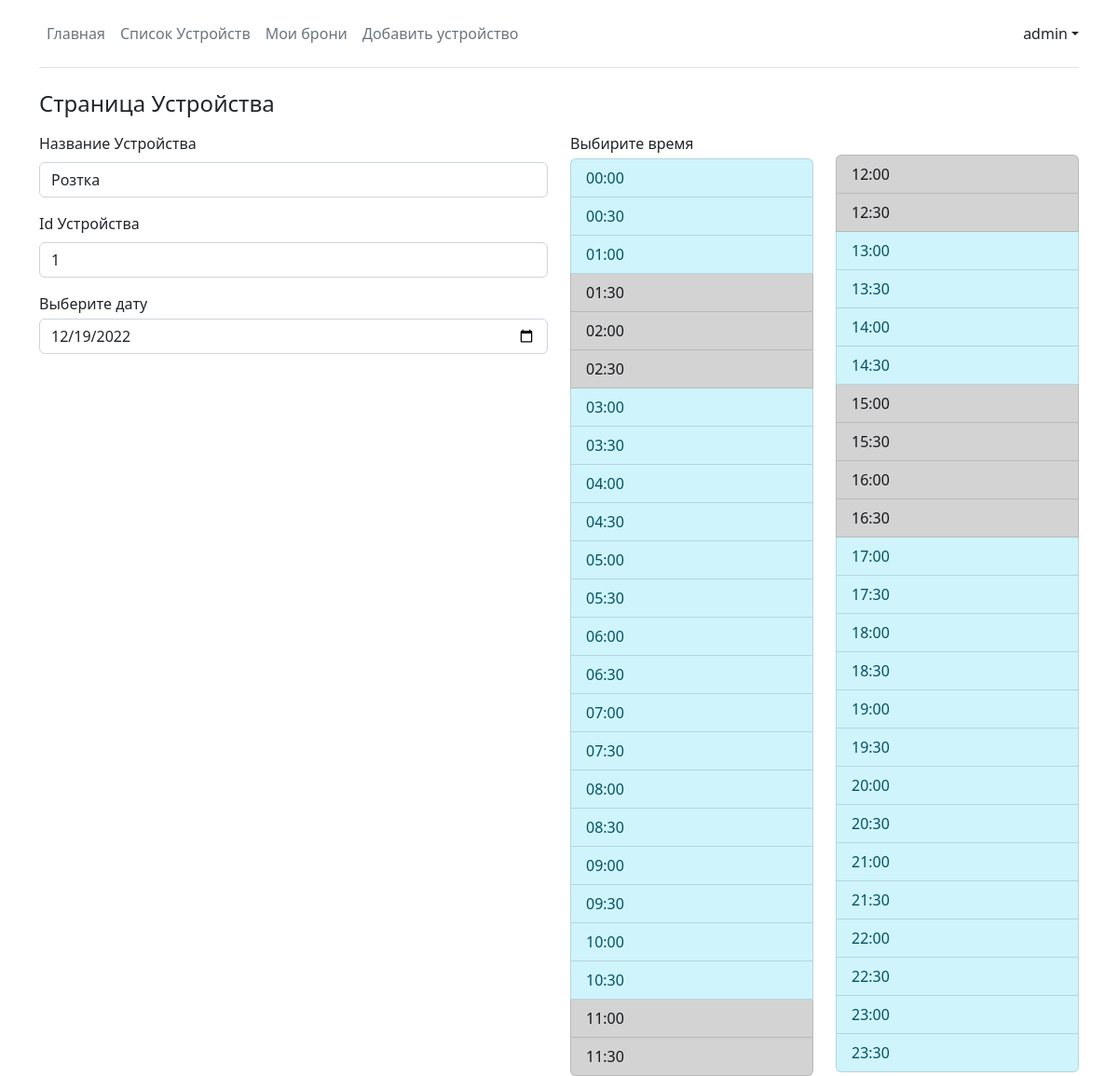
The page /device?id=1 (signed in) on the database its author committed.
### flaskr/data_base/models.py (models this page shows)
class User(db.Model):
    id = db.Column(db.Integer , primary_key = True)
    name = db.Column(db.String(50) ,nullable = False)
    email = db.Column(db.String(50) ,nullable = False)
    password = db.Column(db.String(50) ,nullable = False)
    type = db.Column(Enum(UserTypes), nullable = False)

class Device(db.Model):
    id = db.Column(db.Integer , primary_key = True)
    uid = db.Column(db.Integer , nullable = False)
    title = db.Column(db.String(50) ,nullable = False)
    description = db.Column(db.String(200) ,nullable = True)

### flaskr/handlers/devices/device.py (the view)
@app.route("/device", methods=["POST", "GET"])
def device():
    id = int(request.args["id"])
    device = dBase.getDeviceById(id)
    time = datetime(year=2022, month=1, day=1, hour=0, minute=0)
    timeInfo = []
    for i in range(0, 24 * 2):
        timeInfo.append({
            "time": time.strftime("%H:%M"),
            "status": "avalible"
        })
        time += timedelta(minutes=30)
    operations = dBase.getItemOperationsHistory(id)
    for r in operations:
        startIndex = r.startTime
        startIndex = (startIndex.hour * 60 + startIndex.minute) // 30
        endIndex = r.endTime
        endIndex = (endIndex.hour * 60 + endIndex.minute) // 30
        for i in range(startIndex, endIndex):
            timeInfo[i]["status"] = "unavalible"
    print(timeInfo)
    return render_template("devices/device.html",  timeInfo=timeInfo, device=device)

### flaskr/data_base/FDataBase.py (called while the page is built)
    def getUserById(self, user_id: str) -> User:
        user = db.session.query(User).get(user_id)
        return user

    def getDeviceById(self, id: int) -> Device:
        return db.session.query(Device).get(id)

    def getItemOperationsHistory(self, deviceId: int) -> list[Operation]:
        return list(db.session.query(Operation).where(Operation.deviceId == deviceId))

### flaskr/loginmanager/UserLogin.py (called while the page is built)
    def load_from_DB(self , user_id , dBase):
        self.__user = dBase.getUserById(user_id)
        return self

    def get_name(self) -> str:
        return self.__user.name

    def is_administrator(self) -> bool:
        if self.__user:
            return self.__user.type == UserTypes.administrator
        return False

### flaskr/loginmanager/loginmanager.py (called while the page is built)
@login_manager.user_loader
def load_user(user_id):
    return UserLogin().load_from_DB(user_id , dBase)

### flaskr/templates/devices/device.html (shortened to what this page needs)
{% extends "base.html" %}
{% block body %}
<div class="container mt-3">
	<h4 class="mb-3">Cтраница Устройства</h4>
	<div class="row">
		<div class="col-6">
			<label class="form-label">Название Устройства</label>
			<p type="text" class="form-control" name="Title" required="">{{ device.title }}</p>
			<label class="form-label">Id Устройства</label>
			<p type="text" class="form-control" name="Title" required="">{{ device.id }}</p>
			<label for="bookingDate" class="mb-1">Выберите дату</label>
			<input id="bookingDate" class="form-control" type="date" onchange="bookingDateChange()" />
		</div>
		<div class="col-6 container">
			<div class="row">
				<div class="col-6">
					<label for="timePickerList" class="mb-1">Выбирите время</label>
					<div class="list-group" id="timePickerList">
						{% for time in timeInfo[:timeInfo.__len__() // 2] %}
						{% if time["status"] == "avalible" %}
						<button href="#" class="list-group-item list-group-item-action list-group-item-info"
							data-bs-toggle="modal" data-bs-target="#exampleModal" data-bs-whatever={{ time.time }}>{{
							time.time }}</button>
						{% else %}
						<button href="#" class="list-group-item list-group-item-action   list-group-item-dark">{{
							time.time }}</button>
						{% endif %}
						{% endfor %}
					</div>
				</div>
				<div class="col-6">
					<div class="list-group" id="timePickerList">
						{% for time in timeInfo[timeInfo.__len__() // 2: ] %}
						{% if time["status"] == "avalible" %}
						<button href="#" class="list-group-item list-group-item-action list-group-item-info"
							data-bs-toggle="modal" data-bs-target="#exampleModal" data-bs-whatever={{ time.time }}>{{
							time.time }}</button>
						{% else %}
						<button href="#" class="list-group-item list-group-item-action  list-group-item-dark">{{
							time.time }}</button>
						{% endif %}
						{% endfor %}
					</div>
				</div>
			</div>
		</div>
	</div>
</div>
{% endblock body %}

### flaskr/templates/base.html (shortened to what this page needs)
<!DOCTYPE html>
<head>
    <link href="https://cdn.jsdelivr.net/npm/bootstrap@5.2.1/dist/css/bootstrap.min.css" rel="stylesheet"
 />
</head>
<body>
    <div class="container">
        <header
            class="d-flex flex-wrap align-items-center justify-content-center justify-content-md-between py-3 mb-4 border-bottom">
            <ul class="nav col-12 col-md-auto mb-2 justify-content-center mb-md-0">
                <li>
                    <a class="nav-link px-2 link-secondary" href={{ url_for('index') }}>Главная</a>
                </li>
                {% if current_user.is_authenticated %}
                <li>
                    <a class="nav-link px-2 link-secondary" href={{ url_for('devicesList') }}>Список Устройств</a>
                </li>
                {% endif %}
                {% if current_user.is_authenticated %}
                <li>
                    <a class="nav-link px-2 link-secondary" href={{ url_for('myBooking') }}>Мои брони</a>
                </li>
                {% endif %}
                {% if current_user.is_authenticated and current_user.is_administrator() %}
                <li>
                    <a class="nav-link px-2 link-secondary" href={{ url_for('addDevice') }}>Добавить yстройство</a>
                </li>
                {% endif %}
            </ul>
            {% if current_user.is_authenticated %}
            <div class="nav-item dropdown">
                <a class="nav-link dropdown-toggle" href="#" data-bs-toggle="dropdown" aria-expanded="false">{{
                    current_user.get_name() }}</a>
            </div>
            {% else %}
            <div class="col-md-3 text-end">
                <a type="button" class="btn btn-outline-primary me-2" href={{ url_for('login') }}>Войти</a>
                <a type="button" class="btn btn-primary" href={{ url_for('signup') }}>Зарегестрироваться</a>
            </div>
            {% endif %}
        </header>
    </div>
    {% block body %}
    {% endblock body %}
</body>

### rows shown on the page
User: get_name "admin"
Device: title "Розтка", id "1"

### other values the page prints
{{ time.time }} "00:00" "00:30" "01:00" "03:00" "03:30" "04:00" "04:30" "05:00" "05:30" "06:00" "06:30" "07:00" "07:30" "08:00" "08:30" "09:00" "09:30" "10:00" "10:30"
{{ time.time }} "01:30" "02:00" "02:30" "11:00" "11:30"
{{ time.time }} "12:00" "12:30" "15:00" "15:30" "16:00" "16:30"
{{ time.time }} "13:00" "13:30" "14:00" "14:30" "17:00" "17:30" "18:00" "18:30" "19:00" "19:30" "20:00" "20:30" "21:00" "21:30" "22:00" "22:30" "23:00" "23:30"
